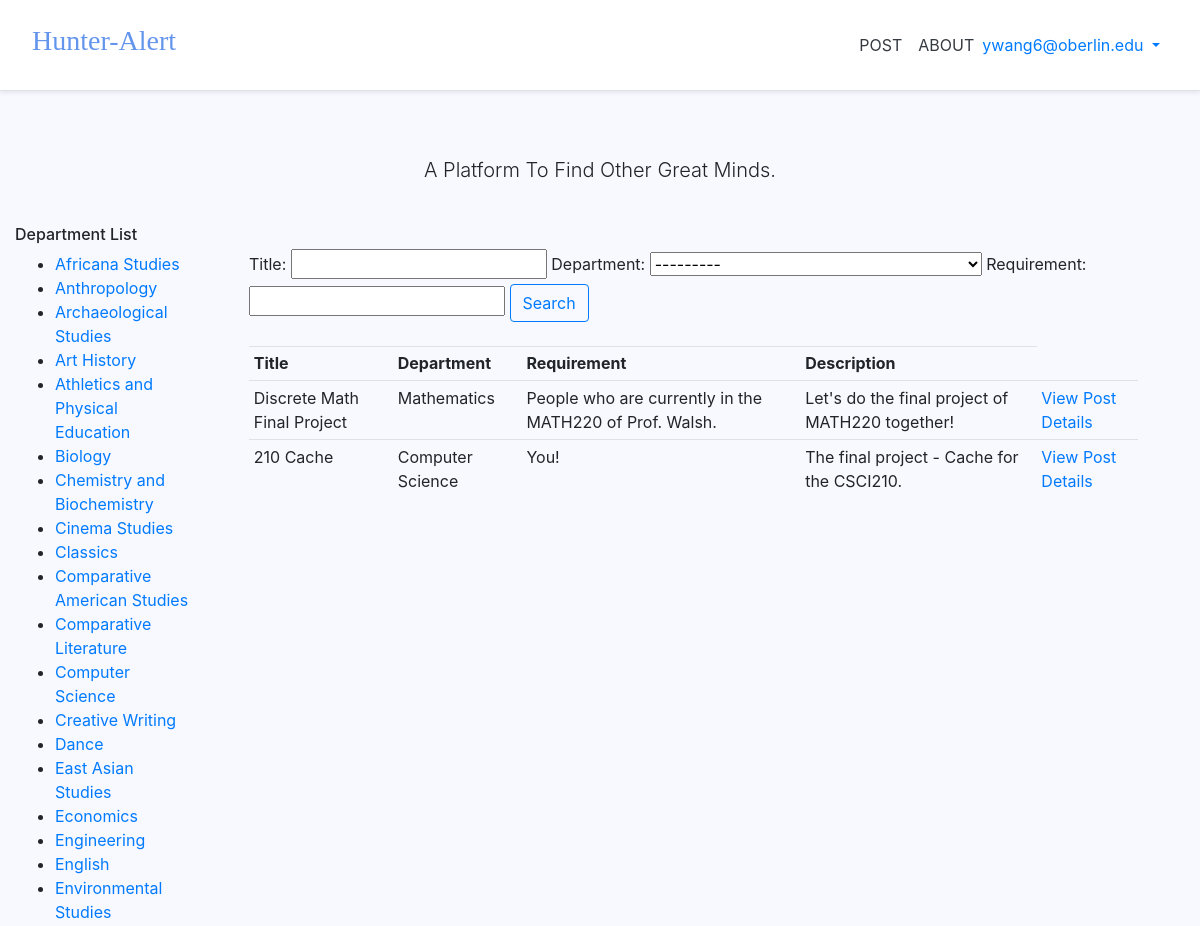
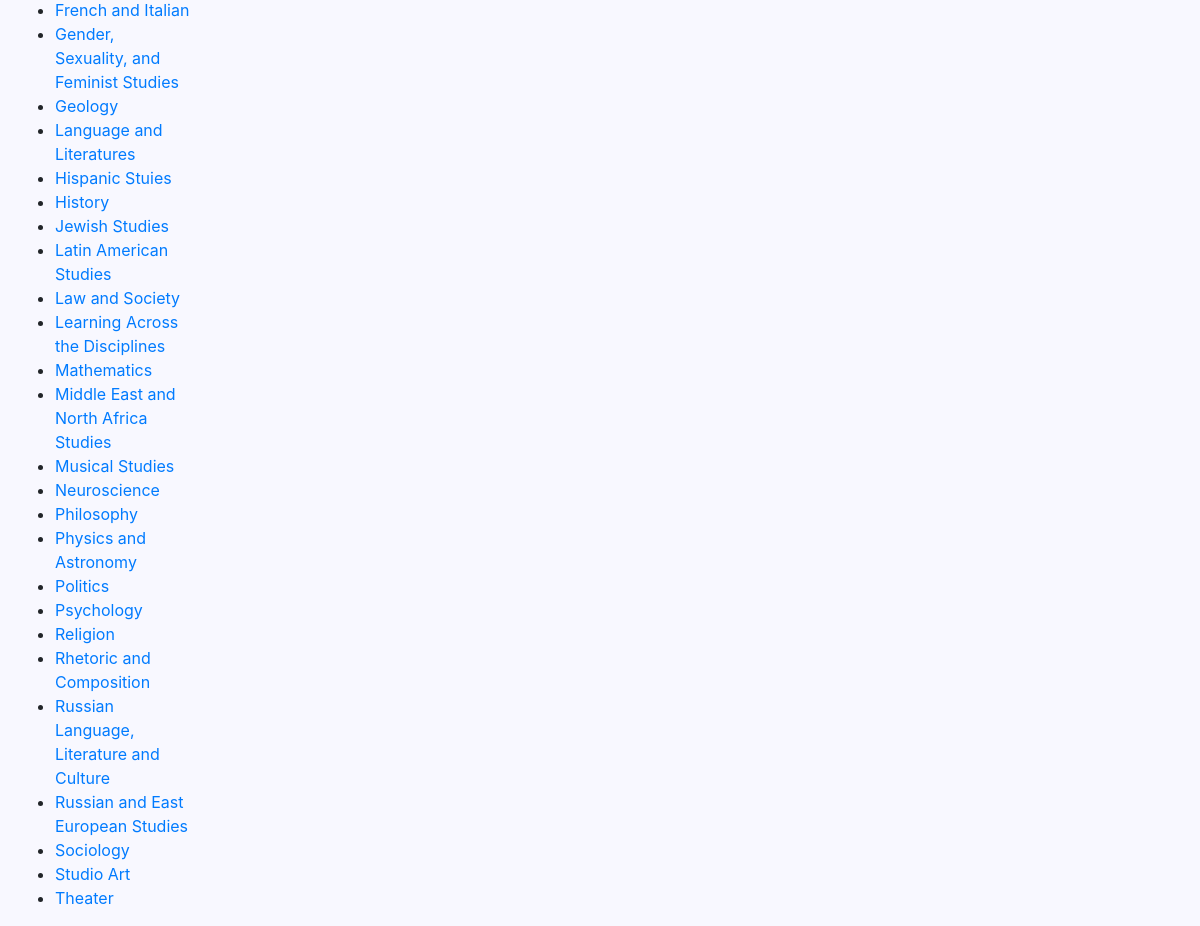
The app's page / (signed in) with its own data (2 pictures, top to bottom).
### accounts/models.py (models this page shows, shortened)
class CustomUser(AbstractUser):
    pass

### pages/models.py (models this page shows, shortened)
class Post(models.Model):
    class DeptName(models.TextChoices):
        Africana_Studies = "Africana Studies"
        Anthropology = "Anthropology"
        Archaeological_Studies = "Archaeological Studies"
        Art_History = "Art History"
        Studio_Art = "Studio Art"
        Athletics_and_Physical_Education = "Athletics and Physical Education"
        Biology = "Biology"
        Chemistry_and_Biochemistry = "Chemistry and Biochemistry"
        Cinema_Studies = "Cinema Studies"
        Classics = "Classics"
        Comparative_American_Studies = "Comparative American Studies"
        Comparative_Literature = "Comparative Literature"
        Computer_Science = "Computer Science"
        Creative_Writing = "Creative Writing"
        Dance = "Dance"
        Chinese = "Chinese"
        Japanese = "Japanese"
        East_Asian_Studies = "East Asian Studies"
        Economics = "Economics"
        Engineering = "Engineering"
        English = "English"
        Environmental_Studies = "Environmental Studies"
        French = "French"
        Italian = "Italian"
        Gender_Sexuality_and_Feminist_Studies = "Gender, Sexuality, and Feminist Studies"
        Geology = "Geology"
        German_Language_and_Literatures = "German Language and Literatures"
        Hispanic_Studies = "Hispanic Studies"
        History = "History"
        Jewish_Studies = "Jewish Studies"
        Latin_American_Studies = "Latin American Studies"
        Law_and_Society = "Law and Society"
        Learning_Across_Disciplines = "Learning Across the Disciplines"
        Mathematics = "Mathematics"
        Middle_East_and_North_Africa_Studies = "Middle East and North Africa Studies"
        Musical_Studies = "Musical Studies"
        Neuroscience = "Neuroscience"
        Philosophy = "Philosophy"
        Physics = "Physics"
        Astronomy = "Astronomy"
        Politics = "Politics"
        Psychology = "Psychology"
        Religion = "Religion"
        Rhetoric_and_Composition = "Rhetoric and Composition"
        Russian_Language_Literature_and_Culture = "Russian Language, Literature and Culture"
        Russian_and_East_European_Studies = "Russian and East European Studies"
        Sociology = "Sociology"
        Theater = "Theater"
        Non_Academic = "Other than academic"
    User = models.ForeignKey(CustomUser, null=True, on_delete=models.CASCADE)
    Your_Name = models.CharField(max_length=120, null=True)
    Title = models.CharField(max_length=120, null=True)
    Description = models.TextField(blank=False, null=True)
    Department = models.CharField(max_length=120, choices=DeptName.choices, default=DeptName.Non_Academic)
    Requirement = models.TextField(blank=False, null=True)
    Deadline = models.CharField(max_length=120, null=True)
    Date_Posted = models.DateTimeField(default=timezone.now)
    Email = models.CharField(max_length=50, null=True)

### pages/views.py (the view)
# urls.py: path('', HomePageView, name='home'),
def HomePageView(request):
    posts = Post.objects.all()
    myFilter = PostFilters(request.GET, queryset=posts)
    posts = myFilter.qs
    context = {
        'posts' : posts,
        'myFilter' : myFilter
     }
    return render(request, 'pages/home.html', context)

### templates/pages/home.html (shortened to what this page needs)
{% extends '_base.html' %}
{% load static %}
{% block content %}
<div class="pricing-header px-3 py-3 pt-md-5 pb-md-4 mx-auto text-center">
  <p class="lead">A Platform To Find Other Great Minds.</p>
</div>
<div style="float:left; width:15%;">
	<h6>Department List</h6>
	<ul>
		<li><a href="https://www.oberlin.edu/arts-and-sciences/departments/africana-studies">Africana Studies </a></li>
		<li><a href="https://www.oberlin.edu/arts-and-sciences/departments/anthropology">Anthropology </a></li>
		<li><a href="https://www.oberlin.edu/arts-and-sciences/departments/archaeological-studies">Archaeological Studies </a></li>
		<li><a href="https://www.oberlin.edu/arts-and-sciences/departments/art-history">Art History </a></li>
		<li><a href="https://goyeo.com">Athletics and Physical Education </a></li>
		<li><a href="https://www.oberlin.edu/arts-and-sciences/departments/biology">Biology </a></li>
		<li><a href="https://www.oberlin.edu/arts-and-sciences/departments/chemistry-biochemistry">Chemistry and Biochemistry </a></li>
		<li><a href="https://www.oberlin.edu/arts-and-sciences/departments/cinema-studies">Cinema Studies </a></li>
		<li><a href="https://www.oberlin.edu/arts-and-sciences/departments/classics">Classics </a></li>
		<li><a href="https://www.oberlin.edu/arts-and-sciences/departments/comparative-american-studies">Comparative American Studies </a></li>
		<li><a href="https://www.oberlin.edu/arts-and-sciences/departments/comparative-literature">Comparative Literature </a></li>
		<li><a href="https://www.oberlin.edu/arts-and-sciences/departments/computer-science">Computer Science </a></li>
		<li><a href="https://www.oberlin.edu/arts-and-sciences/departments/creative-writing">Creative Writing </a></li>
		<li><a href="https://www.oberlin.edu/arts-and-sciences/departments/dance">Dance </a></li>
		<li><a href="https://www.oberlin.edu/arts-and-sciences/departments/east-asian-studies" class="button">East Asian Studies</a></li>
		<li><a href="https://www.oberlin.edu/arts-and-sciences/departments/economics" class="button">Economics</a></li>
		<li><a href="https://www.oberlin.edu/arts-and-sciences/departments/engineering" class="button">Engineering</a></li>
		<li><a href="https://www.oberlin.edu/arts-and-sciences/departments/english" class="button">English</a></li>
		<li><a href="https://www.oberlin.edu/arts-and-sciences/departments/environmental-studies" class="button">Environmental Studies</a></li>
		<li><a href="https://www.oberlin.edu/arts-and-sciences/departments/french-and-italian" class="button">French and Italian</a></li>
		<li><a href="https://www.oberlin.edu/arts-and-sciences/departments/gsfs" class="button">Gender, Sexuality, and Feminist Studies</a></li>
		<li><a href="https://www.oberlin.edu/arts-and-sciences/departments/geology" class="button">Geology</a></li>
		<li><a href="https://www.oberlin.edu/arts-and-sciences/departments/german" class="button">Language and Literatures</a></li>
		<li><a href="https://www.oberlin.edu/arts-and-sciences/departments/hispanic-studies" class="button">Hispanic Stuies</a></li>
		<li><a href="https://www.oberlin.edu/arts-and-sciences/departments/history" class="button">History</a></li>
		<li><a href="https://www.oberlin.edu/arts-and-sciences/departments/jewish-studies" class="button">Jewish Studies</a></li>
		<li><a href="https://www.oberlin.edu/arts-and-sciences/departments/latin-american-studies" class="button">Latin American Studies</a></li>
		<li><a href="https://www.oberlin.edu/arts-and-sciences/departments/law-and-society" class="button">Law and Society</a></li>
		<li><a href="https://www.oberlin.edu/center-student-success/learning-enhancement" class="button">Learning Across the Disciplines</a></li>
		<li><a href="https://www.oberlin.edu/arts-and-sciences/departments/mathematics">Mathematics </a ></li>
		<li><a href="https://www.oberlin.edu/middle-east-and-north-africa-studies">Middle East and North Africa Studies</a ></li>
		<li><a href="https://www.oberlin.edu/arts-and-sciences/departments/musical-studies">Musical Studies</a ></li>
		<li><a href="https://www.oberlin.edu/arts-and-sciences/departments/neuroscience">Neuroscience</a ></li>
		<li><a href="https://www.oberlin.edu/arts-and-sciences/departments/philosophy">Philosophy</a ></li>
		<li><a href="https://www.oberlin.edu/arts-and-sciences/departments/physics-and-astronomy">Physics and Astronomy</a ></li>
		<li><a href="https://www.oberlin.edu/arts-and-sciences/departments/politics">Politics</a ></li>
		<li><a href="https://www.oberlin.edu/arts-and-sciences/departments/psychology">Psychology</a ></li>
		<li><a href="https://www.oberlin.edu/arts-and-sciences/departments/religion">Religion</a ></li>
		<li><a href="https://www.oberlin.edu/arts-and-sciences/departments/rhetoric-and-composition">Rhetoric and Composition</a ></li>
		<li><a href="https://www.oberlin.edu/arts-and-sciences/departments/russian">Russian Language, Literature and Culture</a ></li>
		<li><a href="https://www.oberlin.edu/arts-and-sciences/departments/rees">Russian and East European Studies</a ></li>
		<li><a href="https://www.oberlin.edu/arts-and-sciences/departments/sociology">Sociology</a ></li>
		<li><a href="https://www.oberlin.edu/arts-and-sciences/departments/art">Studio Art</a ></li>
		<li><a href="https://www.oberlin.edu/arts-and-sciences/departments/theater">Theater</a ></li>
	</ul>
</div>
<br>
<div style="float:right; width:80%;">
	<div class="row">
		<div class="col">
				<form method="get">
					{{myFilter.form}}
				<button class="btn btn-outline-primary" type="submit">Search</button>
				</form>
		</div>
	</div>
	<br>
	<div style="float:left; width:95%;">
		<div class="row">
			<div class="col-md">
				<table class="table table-sm">
					<tr>
						<th>Title</th>
						<th>Department</th>
						<th>Requirement</th>
						<th>Description</th>
					</tr>
					{% for post in posts %}
					<tr>
						<td>{{post.Title}}</td>
						<td>{{post.Department}}</td>
						<td>{{post.Requirement}}</td>
						<td>{{post.Description}}</td>
						<td>
							<a class="button" href="{% url 'detail' post.id %}">View Post Details</a>
						</td>
					</tr>
					{% endfor %}
				</table>
			</div>
		</div>
	</div>
</div>
{% endblock content %}

### templates/_base.html (shortened to what this page needs)
{% load static %}
<!DOCTYPE html>
<html lang="en">
<body style="background-color:GhostWhite;">
<head>
{% block css %}
<link rel="stylesheet" href="https://cdn.jsdelivr.net/npm/bootstrap@4.5.3/dist/css/bootstrap.min.css">
<link rel="stylesheet" href="https://cdnjs.cloudflare.com/ajax/libs/font-awesome/4.7.0/css/font-awesome.min.css">
<link rel="stylesheet" href="{% static 'css/base.css' %}">
{% endblock %}
</head>
<body>
  <main role="main">
    <div class="d-flex flex-column flex-md-row align-items-center p-3 px-md-4 mb-3 bg-white border-bottom shadow-sm">
      <h3 class="mr-auto p-2" style="font-family: Chalkduster">
        <a  href="{% url 'home' %}" style="color:#6495ED;">Hunter-Alert</a>
      </h3>
      <a class="p-2 text-dark" href="{% url 'post' %}">POST</a>
      <a class="p-2 text-dark" href="{% url 'about' %}">ABOUT</a>
      <nav class="my-2 my-md-0 mr-md-3">
        {% if user.is_authenticated %}
        <ul class="navbar-nav ml-auto">
          <li class="nav-item">
            <a class="nav-link dropdown-toggle" href="#" id="userMenu" data-toggle="dropdown" aria-haspopup="true" aria-expanded="false">
              {{ user.email }}
            </a>
          </li>
        </ul>
        {% else %}
        <form class="form-inline ml-auto">
          <a href="{% url 'account_login' %}" class="btn btn-outline-secondary">Log in</a>
          <a href="{% url 'account_signup' %}" class="btn btn-primary ml-2">Sign up</a>
        </form>
        {% endif %}
      </nav>
  </main>
  <div class="container">
    {% block content %}{% endblock content %}
  </div>
</body>
</html>

### static/css/base.css (style rules this page uses)
html { position: relative; min-height: 100%; font-size: 14px; }
@media (min-width: 768px) { html { font-size: 16px; } }
body { margin-bottom: 60px; }
.container { max-width: 1280px; }
.pricing-header { max-width: 700px; }

### records on screen
CustomUser: email "ywang6@oberlin.edu"
Post: Title "Discrete Math Final Project", Department "Mathematics", Requirement "People who are currently in the MATH220 of Prof. Walsh.", Description "Let's do the final project of MATH220 together!"
Post: Title "210 Cache", Department "Computer Science", Requirement "You!", Description "The final project - Cache for the CSCI210."
